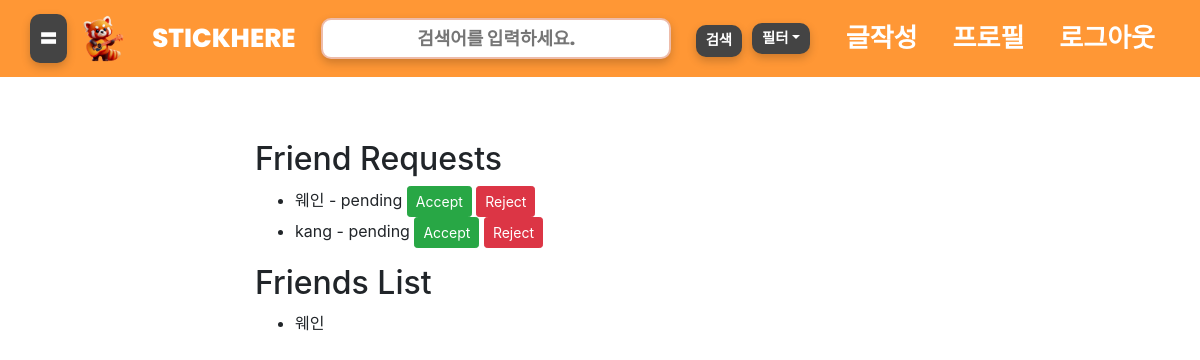
Page /friend-requests/ (signed in) on the committed database.
### account/models.py (models this page shows, shortened)
class FriendRequst(models.Model):
    from_user = models.ForeignKey(User, related_name='friend_requests_sent', on_delete=models.CASCADE)
    to_user = models.ForeignKey(User, related_name='friend_requests_received', on_delete=models.CASCADE)
    status = models.CharField(max_length=20, choices=[('pending', 'Pending'), ('accepted', 'Accepted'), ('rejected', 'Rejected')], default='pending')
    created_at = models.DateTimeField(auto_now_add=True)

class User(AbstractBaseUser):
    email = models.EmailField(verbose_name='email', max_length=80, unique=True)
    nickname = models.CharField(verbose_name='닉네임', max_length=100)
    lat = models.FloatField(verbose_name='위도', max_length=10, default=33.450701)
    lnt = models.FloatField(verbose_name='경도', max_length=10, default=126.570667)
    gender= models.CharField(verbose_name='성별',max_length=50, choices=User_gender.choices, default=User_gender.male)
    number = models.CharField(verbose_name='연락처', max_length=50)
    birth = models.DateField()
    hobbies = MultiSelectField(choices=Hobby_choices.choices, verbose_name='취미', default=Hobby_choices.기타, null=True,help_text='다중선택 가능')
    user_type = models.CharField(verbose_name='유저타입',max_length=50, choices=User_type.choices, default=User_type.일반)
    img = models.ImageField(upload_to='media/uploads/', blank=True, null=True, default='uploads/logo.png')
    is_active = models.BooleanField(default=True)
    is_admin = models.BooleanField(default=False)
    objects=UserManager()
    USERNAME_FIELD = 'email'
    REQUIRED_FIELDS = ['nickname','number']

### account/views.py (the view)
# urls.py: path('friend-requests/', view=friend_requests_view, name='friend_requests'),
@login_required
def friend_requests_view(request):
    received_requests = FriendRequst.objects.filter(to_user=request.user)
    friendships = Friendship.objects.filter(models.Q(user1=request.user) | models.Q(user2=request.user))
    friends = set()
    for friendship in friendships:
        if friendship.user1 == request.user:
            friends.add(friendship.user2)
        else:
            friends.add(friendship.user1)
    return render(request, 'friend_requests.html', {
        'received_requests': received_requests,
        'friends': friends,
    })

### account/templates/friend_requests.html (shortened to what this page needs)
{% extends "base.html" %}
{% block content %}
<main class="container">
    <h2>Friend Requests</h2>
    <ul>
        {% for request in received_requests %}
            <li>
                {{ request.from_user.nickname }} - {{ request.status }}
                {% if request.status == 'pending' %}
                    <a href="{% url 'accept_friend_request' request.id %}" class="btn btn-success btn-sm">Accept</a>
                    <a href="{% url 'reject_friend_request' request.id %}" class="btn btn-danger btn-sm">Reject</a>
                {% elif request.status == 'accepted' %}
                    <span class="text-success">Accepted</span>
                {% elif request.status == 'rejected' %}
                    <span class="text-danger">Rejected</span>
                {% endif %}
            </li>
        {% empty %}
            <li>No friend requests received.</li>
        {% endfor %}
    </ul>
    <h2>Friends List</h2>
    <div>
        {% if friends %}
            <ul>
                {% for friend in friends %}
                    <li>{{ friend.nickname }}</li>
                {% endfor %}
            </ul>
        {% else %}
            <p>No friends found.</p>
        {% endif %}
    </div>
</main>
{% endblock %}

### account/static/css/style.css (style rules this page uses)
body { margin: 0; padding: 0; box-sizing: border-box; font-family: Arial, sans-serif; }
.container { padding: 20px; border-radius: 10px; }
.btn { padding: 10px 20px; background-color: #f56c00; border: none; color: white; cursor: pointer; border-radius: 10px; }

### rows in the picture
FriendRequst: from_user.nickname "웨인", status "pending", shows "Accept"
FriendRequst: from_user.nickname "kang", status "pending", shows "Accept"
User: nickname "웨인"
